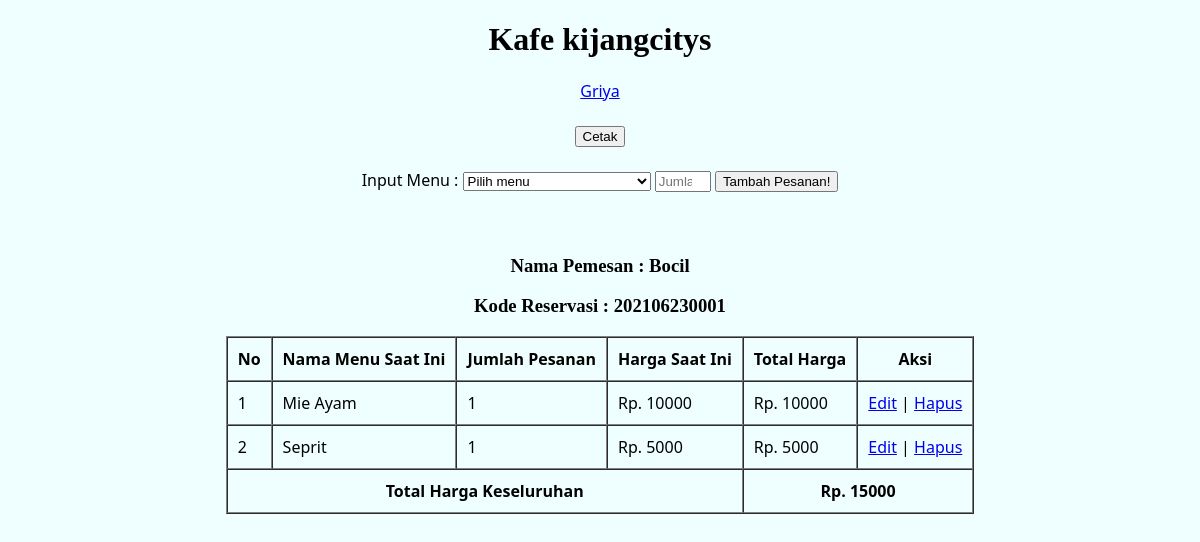
The app's page /transaksi.php?kode_reservasi=202106230001 with its own data.
### tables this page shows
CREATE TABLE `data_reservasi` (
  `kode_reservasi` varchar(50) NOT NULL,
  `nama` varchar(100) NOT NULL,
  `tanggal_daftar` date DEFAULT current_timestamp(),
  `total_harga` int(50) UNSIGNED DEFAULT 0
);

CREATE TABLE `transaksi` (
  `id_transaksi` int(10) UNSIGNED NOT NULL,
  `kode_reservasi` varchar(50) NOT NULL,
  `id_menu` int(10) UNSIGNED NOT NULL,
  `nama_menu_saat_ini` varchar(100) NOT NULL,
  `jumlah_pesanan` int(10) UNSIGNED NOT NULL,
  `harga_saat_ini` int(50) UNSIGNED NOT NULL
);

### transaksi.php (the view, shortened to what this page needs)
<?php
    require "config.php";
    $id = $_GET["kode_reservasi"];
    $queryAmbilDataReservasi = "SELECT * FROM data_reservasi WHERE kode_reservasi = '$id'";
    $objectAmbilDataReservasi = mysqli_query($conn, $queryAmbilDataReservasi);
    $reservasi = mysqli_fetch_assoc($objectAmbilDataReservasi);
    $queryAmbilDataTransaksi = "SELECT id_transaksi, kode_reservasi, data_menu.id_menu, jumlah_pesanan, nama_menu_saat_ini, nama_menu, harga_saat_ini, harga FROM transaksi
    JOIN data_menu ON(transaksi.id_menu = data_menu.id_menu) WHERE kode_reservasi = '$id'
    ORDER BY id_transaksi ASC
    ";
    $objectAmbilDataTransaksi = mysqli_query($conn, $queryAmbilDataTransaksi);
    $transaksis = [];
    while( $transaksi = mysqli_fetch_assoc($objectAmbilDataTransaksi) ) {
        $transaksis[] = $transaksi;
    }
?>
<!DOCTYPE html>
<html lang="en">
<head>
    <link rel="stylesheet" href="style.css">
</head>
<body>
    <header id="header">
        <div class="container">
            <center>
                <h1>Kafe kijangcitys</h1>
                <a href="index.php">Griya</a>
                <br><br>
                <button type="button" name="cetak" onclick="return window.print();">Cetak</button>
                <br><br>
            </center>
        </div>
    </header>
    <section id="content">
        <div class="container">
            <center>
                <form action="" method="post">
                    <label for="menu">Input Menu : </label>
                    <select name="menu" id="menu" required>
                        <option value="" selected disabled>Pilih menu</option>
                    </select>
                    <input type="number" min="1" max="10" name="jumlah-pesanan" placeholder="Jumlah Pesanan" required>
                    <button type="submit" name="submit">Tambah Pesanan!</button>
                </form>
                <br><br>
                <h3>Nama Pemesan : <?= $reservasi["nama"]; ?></h3>
                <h3>Kode Reservasi : <?= $id; ?></h3>
                <table border="1" cellpadding="10" cellspacing="0">
                    <tr>
                        <th>No</th>
                        <th>Nama Menu Saat Ini</th>
                        <th>Jumlah Pesanan</th>
                        <th>Harga Saat Ini</th>
                        <th>Total Harga</th>
                        <th class="aksi">Aksi</th>
                    </tr>
                    <?php if ( mysqli_num_rows($objectAmbilDataTransaksi) > 0 ) : ?>
                        <?php $i=1; ?>
                        <?php foreach( $transaksis as $transaksi ) : ?>
                            <tr>
                                <td><?= $i++; ?></td>
                                <td><?= $transaksi["nama_menu_saat_ini"]; ?></td>
                                <td><?= $transaksi["jumlah_pesanan"]; ?></td>
                                <td>Rp. <?= $transaksi["harga_saat_ini"]; ?></td>
                                <td>Rp. <?= $totalHarga = $transaksi["harga_saat_ini"] * $transaksi["jumlah_pesanan"]; ?></td>
                                <td class="aksi"><a href="editTransaksi.php?id_transaksi=<?= $transaksi["id_transaksi"]; ?>&kode_reservasi=<?= $id; ?>">Edit</a> | <a href="hapusTransaksi.php?id_transaksi=<?= $transaksi["id_transaksi"]; ?>&kode_reservasi=<?= $id; ?>" onclick="return confirm('Yakin Kawan?')">Hapus</a></td>
                            </tr>
                            <?php $totalHargaSeluruhnya[] = $totalHarga; ?>
                        <?php endforeach; ?>
                        <tr>
                            <th colspan="4" align="center">Total Harga Keseluruhan</th>
                            <th colspan="2" align="center">Rp. <?= $sumTotalHargaSeluruhnya = array_sum($totalHargaSeluruhnya); ?></th>
                        </tr>
                    <?php endif; ?>
                </table>
            </center>
        </div>
    </section>
</body>
</html>

### style.css (style rules this page uses)
body { background-color: #efffff; font-family: "Segoe UI", Tahoma, Geneva, Verdana, sans-serif; }
h1, h2, h3 { font-family: Cambria, Cochin, Georgia, Times, "Times New Roman", serif !important; }

### records on screen
data_reservasi: nama "Bocil"
transaksi: nama_menu_saat_ini "Mie Ayam", jumlah_pesanan "1", harga_saat_ini "10000"
transaksi: nama_menu_saat_ini "Seprit", jumlah_pesanan "1", harga_saat_ini "5000"

### other values on screen
$id "202106230001"
$sumTotalHargaSeluruhnya = array_sum($totalHargaSeluruhnya) "15000"
